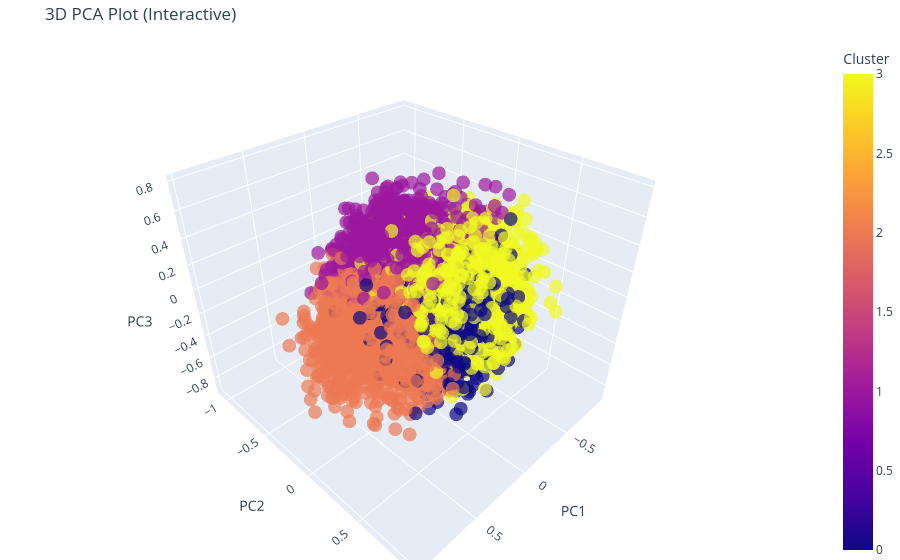

The notebook cell saved with this chart:
### Markdown cell above
## PCA

### Code cell
import plotly.express as px

fig = px.scatter_3d(
    pca_df, 
    x='PC1', 
    y='PC2', 
    z='PC3',
    color='Cluster',
    title='3D PCA Plot (Interactive)',
    opacity=0.7,
    size_max=5
)

# Update layout for a cleaner look
fig.update_layout(margin=dict(l=0, r=0, b=0, t=40))
fig.show()

### Figure 1 — Plotly figure (JSON) as saved in the notebook; plotly's stock layout.template omitted (floating-point values rounded to 4 significant figures; data arrays with more than 128 entries replaced by an {"elided": "..."} marker saying what was removed)
{"data": [{"hovertemplate": "PC1=%{x}<br>PC2=%{y}<br>PC3=%{z}<br>Cluster=%{marker.color}<extra></extra>", "legendgroup": "", "marker": {"color": {"elided": "8546 int values"}, "coloraxis": "coloraxis", "opacity": 0.7, "symbol": "circle"}, "mode": "markers", "name": "", "scene": "scene", "showlegend": false, "type": "scatter3d", "x": {"elided": "8546 float values"}, "y": {"elided": "8546 float values"}, "z": {"elided": "8546 float values"}}], "layout": {"coloraxis": {"colorbar": {"title": {"text": "Cluster"}}, "colorscale": [[0, "#0d0887"], [0.1111, "#46039f"], [0.2222, "#7201a8"], [0.3333, "#9c179e"], [0.4444, "#bd3786"], [0.5556, "#d8576b"], [0.6667, "#ed7953"], [0.7778, "#fb9f3a"], [0.8889, "#fdca26"], [1, "#f0f921"]]}, "legend": {"tracegroupgap": 0}, "margin": {"b": 0, "l": 0, "r": 0, "t": 40}, "scene": {"domain": {"x": [0, 1], "y": [0, 1]}, "xaxis": {"title": {"text": "PC1"}}, "yaxis": {"title": {"text": "PC2"}}, "zaxis": {"title": {"text": "PC3"}}}, "title": {"text": "3D PCA Plot (Interactive)"}}}
